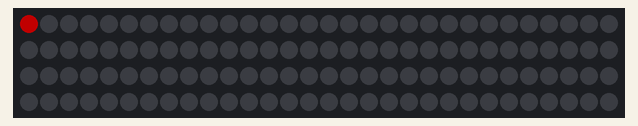
The sketch below on a simulated Arduino Uno, built with avr-gcc and run on an emulated ATmega328P. Parts: 120 RGB LEDs in strip order, left to right, continuing on the next row. Dim RGB values are drawn brighter than linear; what the sketch prints to the serial monitor is not drawn.

Above: at 0.15 s.
At 4.67 s:
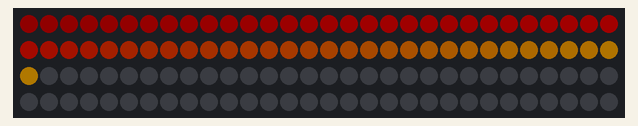
At 9.79 s:
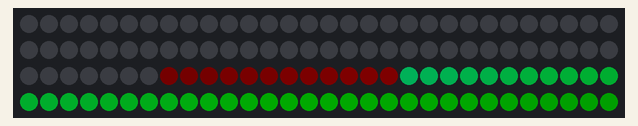
At 19.72 s:
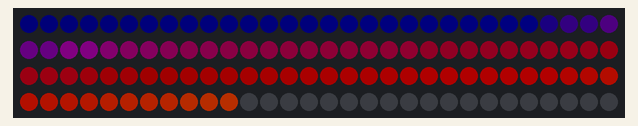
At 29.66 s:
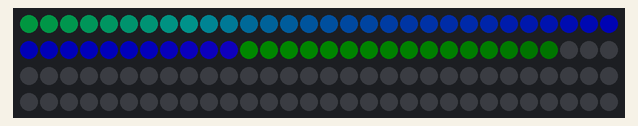
At 39.6 s:
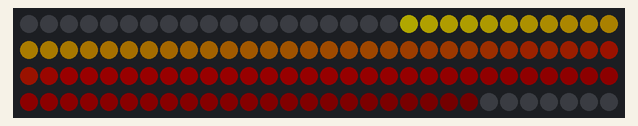

The sketch:

Cylon.ino
```cpp
#include <FastLED.h>

// How many leds in your strip?
#define NUM_LEDS 120

// For led chips like Neopixels, which have a data line, ground, and power, you just
// need to define DATA_PIN.  For led chipsets that are SPI based (four wires - data, clock,
// ground, and power), like the LPD8806, define both DATA_PIN and CLOCK_PIN
#define DATA_PIN 6
#define CHIPSET     WS2812
#define COLOR_ORDER GRB
#define CLOCK_PIN 13

// Define the array of leds
CRGB leds[NUM_LEDS];

void setup() {
	Serial.begin(57600);
	Serial.println("resetting");
	LEDS.addLeds<CHIPSET,DATA_PIN,COLOR_ORDER>(leds,NUM_LEDS);
	LEDS.setBrightness(84);
}

void fadeall() { for(int i = 0; i < NUM_LEDS; i++) { leds[i].nscale8(250); } }

void loop() {
	static uint8_t hue = 0;
	Serial.print("x");
	// First slide the led in one direction
	for(int i = 0; i < NUM_LEDS; i++) {
		// Set the i'th led to red
		leds[i] = CHSV(hue++, 255, 255);
		// Show the leds
		FastLED.show();
		// now that we've shown the leds, reset the i'th led to black
		// leds[i] = CRGB::Black;
		fadeall();
		// Wait a little bit before we loop around and do it again
		delay(10);
	}
	Serial.print("x");

	// Now go in the other direction.
	for(int i = (NUM_LEDS)-1; i >= 0; i--) {
		// Set the i'th led to red
		leds[i] = CHSV(hue++, 255, 255);
		// Show the leds
		FastLED.show();
		// now that we've shown the leds, reset the i'th led to black
		// leds[i] = CRGB::Black;
		fadeall();
		// Wait a little bit before we loop around and do it again
		delay(10);
	}
}
```
